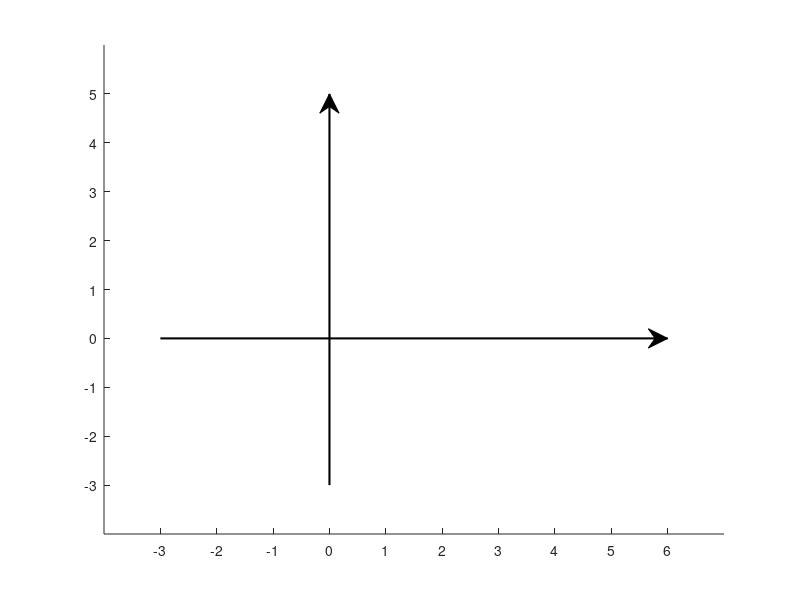

Write MATLAB code to recreate this figure. (Note: this script raises an error after producing the figure.)
%Plot 2d sigmoid functions for various values of w1,w2, 
%i.e. sigmoid(w1*x1 +%w2*x2)
%Written by Matthew Dunham
function sigmoidplot2D
global doPrintPmtk plotFolder;

% Plot sigmoids with these parameters
w_1 = [-2 ; -2 ; 0 ; 1 ; 1 ; 2 ;  2 ; 3 ; 5 ; 5];
w_2 = [-1 ;  3 ; 2 ; 4 ; 0 ; 2 ; -2 ; 0 ; 4 ; 1];

lowRes = 0;     % Set to 1 for black and white printing
fullscreen = 1; % Set to 1 to enlarge figure window

left   = min(w_1)-2;   right = max(w_1)+2;
bottom = min(w_2)-2;   top   = max(w_2)+2;

mainFig = setupMainFig;
main_axes = gca;
px = @(x)getX(main_axes,left,right,x); 
py = @(y)getY(main_axes,bottom,top,y);
annotate;

for i=1:length(w_1)
    plotSig(w_1(i),w_2(i),mainFig);    
end
if doPrintPmtk, printPmtkFigures('sigmoidPlot2dBW'); end;
%%
% Plot a single 2d sigmoid with specified values for w1, w2 to the
% specified figure, 'fig' at relative position, (w1,w2)
function plotSig(w1,w2,fig)
    imageSize = 0.1;
    ax = axes('Parent',fig,'Position',[px(w1), py(w2), imageSize, imageSize],'FontSize',8);
    sig = @(x1,x2)sigmoid(x1.*w1 + x2.*w2);
    stepSize = 0.1; % Decrease to increase image resolution, ( < 0.05 takes up a lot of memory )
    if(lowRes)
        stepSize = 1.2;
    end
    [x1, x2] = meshgrid(-10:stepSize:10,-10:stepSize:10); 
    [rows cols] = size(x1);
    z = sig(x1(:),x2(:));
    z = reshape(z,rows,cols);
    if(lowRes)
        surf(x1,x2,z,'Parent',ax,'LineWidth',0.5,'FaceColor',[1 1 1],'EdgeColor',[0 0 0]);
    else
        surf(x1,x2,z,'FaceColor','interp','EdgeColor','interp');
    end
    view([45 35]);
    xlabel('x_1','FontSize',8,'HorizontalAlignment','right');
    ylabel('x_2','FontSize',8,'HorizontalAlignment','left');
    axis([-10,10,-10,10,0,1]);
    title(['W = ( ', num2str(w1),' , ',num2str(w2),' )'],'FontWeight','bold','FontSize',10);
end
%%
%Convert from a relative x position within the axes to an absolute position
%within the figure. Specify the axes by 'ax', the min and max x values
%within the axes and the relative position, 'xpos' you wish to convert to
%an absolute position. 
function xabs = getX(ax,xmin,xmax,xpos)
    xscale = xmax - xmin;
    axAbs = get(ax,'Position');
    xabs = axAbs(1) + ((xpos-xmin) ./ xscale).*axAbs(3);
end

%see getX
function yabs = getY(ax,ymin,ymax,ypos)
    yscale = ymax - ymin;
    axAbs = get(ax,'Position');
    yabs = axAbs(2) + ((ypos-ymin) ./ yscale).*axAbs(4);
end
%%
% Setup the main figure
function fig = setupMainFig
    close all;
    scrsz = get(0,'ScreenSize');
    if(fullscreen)
        fig = figure('Position',[20 50 9*scrsz(3)/10 8*scrsz(4)/10]);
    else
        fig = figure;
    end
    axis([left,right,bottom,top]);
    set(gca,'XTick',left+1:right-1);
    set(gca,'YTick',bottom+1:top-1);
    hold on;
end
%%
% Add arrows and labels
function annotate
    annotation(mainFig,'arrow',[px(left+1),px(right-1)],[py(0),py(0)],'LineWidth',1.5);
    annotation(mainFig,'arrow',[px(0), px(0)],[py(bottom+1),py(top-1)],'LineWidth',1.5);
    annotation(mainFig,'textbox','String',{'w_1'},'FontWeight','bold','FontSize',12,'FontName','Arial','FitHeightToText','off','LineStyle','none','Position',[px(right-1.5) py(-0.5) 0.04 0.04]);
    annotation(mainFig,'textbox','String',{'w_2'},'FontWeight','bold','FontSize',12,'FontName','Arial','FitHeightToText','off','LineStyle','none','Position',[px(-0.4) py(top-1.5) 0.04 0.04]);
end

end
